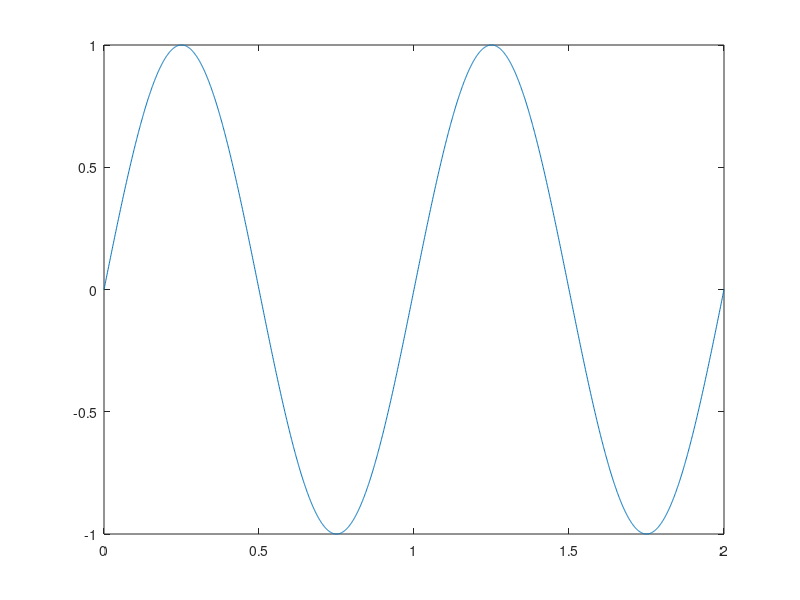

Write MATLAB code to recreate this figure. (Note: this script raises an error after producing the figure.)
% Aula 2 - Matlab
% João Vitor Garcia Carvalho

%% limpeza geral

close all
clc
clear all

%% Declarar uma função

t = 0:0.001:2;
A = 1;
f = 1; %Hz
w = 2*pi*f;
fi = 0;
B = 0;
y = A*sin(w*t + fi) + B;


figure
plot(t,y)
th = 0.5;
y = ceifar(y,th);

hold on
plot(t,y,'--k')

%%
function y = ceifar(x, th)

N = length(x)
y = zeros(N,1)

for i=1:N
    if x(i) > th
       y(i) = th;
    elseif x(i) < -th
       y(i) = -th;
    else
       y(i) = x(i);
    end
end


end


